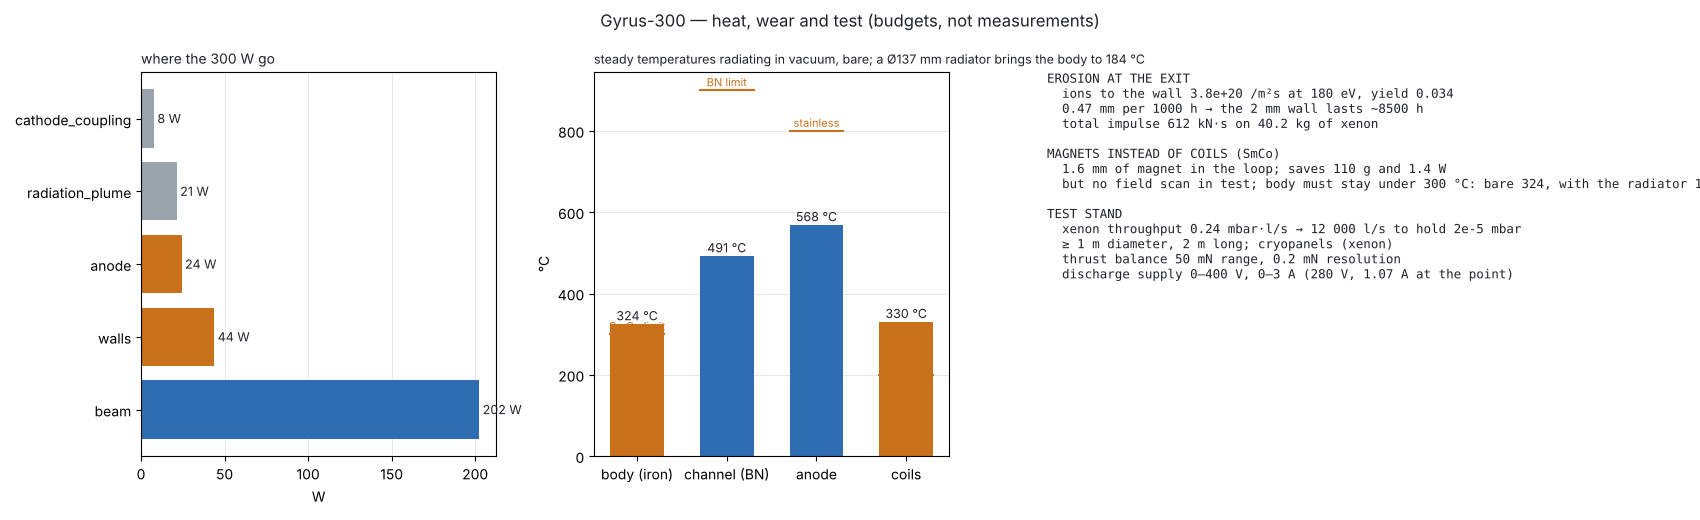

Recreate this plot in Python.
"""Gyrus's heat, wear and test (``docs/hall.md``, H5): the power budget, the lumps' temperatures in vacuum, the
channel's erosion and life, the permanent-magnet trade, the test stand and the test plan — from the Gyrus geometry
and the H1/H3 numbers.    python gyrus_life.py [out.png]"""
from __future__ import annotations

import math
import sys

from vegeta.fulgur.hall import point_for_power, reluctance_circuit, design_coils
from vegeta.fulgur.hall_life import TEST_PLAN, ThermalBody, erosion, facility, magnet_trade, power_budget, radiator_for, temperatures, total_impulse

from gyrus import Gyrus


def analysis(p=None) -> dict:
    p = p or {q.name: q.default for q in Gyrus.parameters}
    sec = Gyrus.section(p)
    ch = sec.ch
    pt = point_for_power(p["power"], p["v_d"])
    regs = {n: (r1, r2, z1, z2) for n, r1, r2, z1, z2, _ in sec.regions()}
    r_out = regs["yoke"][1]
    L_body = regs["pole_out"][3] - regs["plate"][2]
    body_area = 2 * math.pi * r_out * L_body + math.pi * r_out ** 2                 # the screen's outside and the back
    front_area = math.pi * (regs["pole_out"][1] ** 2 - regs["pole_in"][1] ** 2)       # the front face round the channel
    rc = reluctance_circuit(ch)
    coils = design_coils(293.0, inner_radius=sec.core_r + sec.coil_in_w / 2, outer_radius=ch.r_out + sec.coil_out_w / 2)
    tb = ThermalBody(ch, body_area, front_area, coils["power_W"])
    temps = temperatures(pt, tb)
    ero = erosion(ch, wall_thickness=p["wall"] * 1e-3)
    return {"point": pt, "budget": power_budget(pt), "thermal": tb, "temperatures": temps, "erosion": ero,
            "impulse": total_impulse(pt, ero["life_h"]), "magnets": magnet_trade(293.0, rc["gap_m"], ch.b_exit, coils["mass_kg"], coils["power_W"]),
            "test_stand": facility(pt), "plan": TEST_PLAN, "areas": {"body_m2": body_area, "front_m2": front_area},
            "radiator": radiator_for(pt, tb, 190.0)}


def main(out="gyrus_life.png"):
    import matplotlib
    matplotlib.use("Agg")
    import matplotlib.pyplot as plt
    INK, MUTED, BLUE, ORANGE, GREY = "#1f2328", "#6e7781", "#2f6db3", "#c8711a", "#9aa4ad"
    a = analysis()
    fig, axes = plt.subplots(1, 3, figsize=(17, 5.2))
    b = a["budget"]
    ax = axes[0]
    names = ["beam", "walls", "anode", "radiation_plume", "cathode_coupling"]
    ax.barh(names, [b[n] for n in names], color=[BLUE, ORANGE, ORANGE, GREY, GREY])
    for i, n in enumerate(names):
        ax.text(b[n] + 2, i, f"{b[n]:.0f} W", va="center", fontsize=9, color=INK)
    ax.set_xlabel("W"); ax.set_title(f"where the {b['discharge']:.0f} W go", loc="left", fontsize=10, color=INK); ax.grid(axis="x", color="#e6e8eb"); ax.set_axisbelow(True)
    t = a["temperatures"]
    ax = axes[1]
    lumps = [("body (iron)", t["body_C"], t["SmCo_limit_C"], "SmCo limit"), ("channel (BN)", t["channel_C"], t["BN_limit_C"], "BN limit"),
             ("anode", t["anode_C"], 800.0, "stainless"), ("coils", t["coils_C"], t["coil_limit_C"], "wire limit")]
    ax.bar(range(4), [l[1] for l in lumps], color=[BLUE if l[1] < l[2] else ORANGE for l in lumps], width=0.6)
    for i, l in enumerate(lumps):
        ax.plot([i - 0.3, i + 0.3], [l[2], l[2]], color=ORANGE, lw=1.5); ax.text(i, l[2] + 10, l[3], ha="center", fontsize=8, color=ORANGE)
        ax.text(i, l[1] + 10, f"{l[1]:.0f} °C", ha="center", fontsize=9, color=INK)
    rad = a["radiator"]
    ax.set_xticks(range(4), [l[0] for l in lumps]); ax.set_ylabel("°C")
    ax.set_title(f"steady temperatures radiating in vacuum, bare; a Ø{rad['disc_diameter_m']*1e3:.0f} mm radiator brings the body to {rad['body_C']:.0f} °C", loc="left", fontsize=9, color=INK)
    ax.grid(axis="y", color="#e6e8eb"); ax.set_axisbelow(True)
    e, imp, ts = a["erosion"], a["impulse"], a["test_stand"]
    ax = axes[2]
    ax.axis("off")
    txt = (f"EROSION AT THE EXIT\n  ions to the wall {e['ion_flux']:.1e} /m²s at {e['wall_energy_eV']:.0f} eV, yield {e['yield']:.3f}\n"
           f"  {e['rate_mm_per_kh']:.2f} mm per 1000 h → the 2 mm wall lasts ~{e['life_h']:.0f} h\n"
           f"  total impulse {imp['total_impulse_Ns']/1e3:.0f} kN·s on {imp['propellant_kg']:.1f} kg of xenon\n\n"
           f"MAGNETS INSTEAD OF COILS ({a['magnets']['material']})\n  {a['magnets']['magnet_length_mm']:.1f} mm of magnet in the loop; saves {a['magnets']['saved_coil_mass_kg']*1e3:.0f} g and {a['magnets']['saved_power_W']:.1f} W\n"
           f"  but no field scan in test; body must stay under {a['magnets']['t_max_C']:.0f} °C: bare {t['body_C']:.0f}, with the radiator {a['radiator']['body_C']:.0f}\n\n"
           f"TEST STAND\n  xenon throughput {ts['throughput_mbar_l_s']:.2f} mbar·l/s → {ts['pumping_speed_l_s']/1e3:.0f} 000 l/s to hold 2e-5 mbar\n"
           f"  {ts['chamber']}\n  thrust balance {ts['thrust_balance']['range_mN']:.0f} mN range, {ts['thrust_balance']['resolution_mN']:.1f} mN resolution\n"
           f"  discharge supply {ts['supplies']['discharge']}")
    ax.text(0.0, 1.0, txt, va="top", ha="left", fontsize=9, family="monospace", color=INK, transform=ax.transAxes)
    fig.suptitle("Gyrus-300 — heat, wear and test (budgets, not measurements)", color=INK)
    fig.tight_layout()
    fig.savefig(out, dpi=100)
    return out, a


if __name__ == "__main__":
    out, a = main(*sys.argv[1:2])
    print({k: round(v, 1) for k, v in a["budget"].items()})
    print({k: (round(v, 1) if isinstance(v, float) else v) for k, v in a["temperatures"].items()})
    print("radiator:", {k: round(v, 4) for k, v in a["radiator"].items()})
    print({k: (round(v, 4) if isinstance(v, float) else v) for k, v in a["erosion"].items()})
    print(a["magnets"]); print(a["test_stand"]["throughput_mbar_l_s"], a["test_stand"]["pumping_speed_l_s"])
    for step in a["plan"]:
        print(" ", step)
    print(out)
